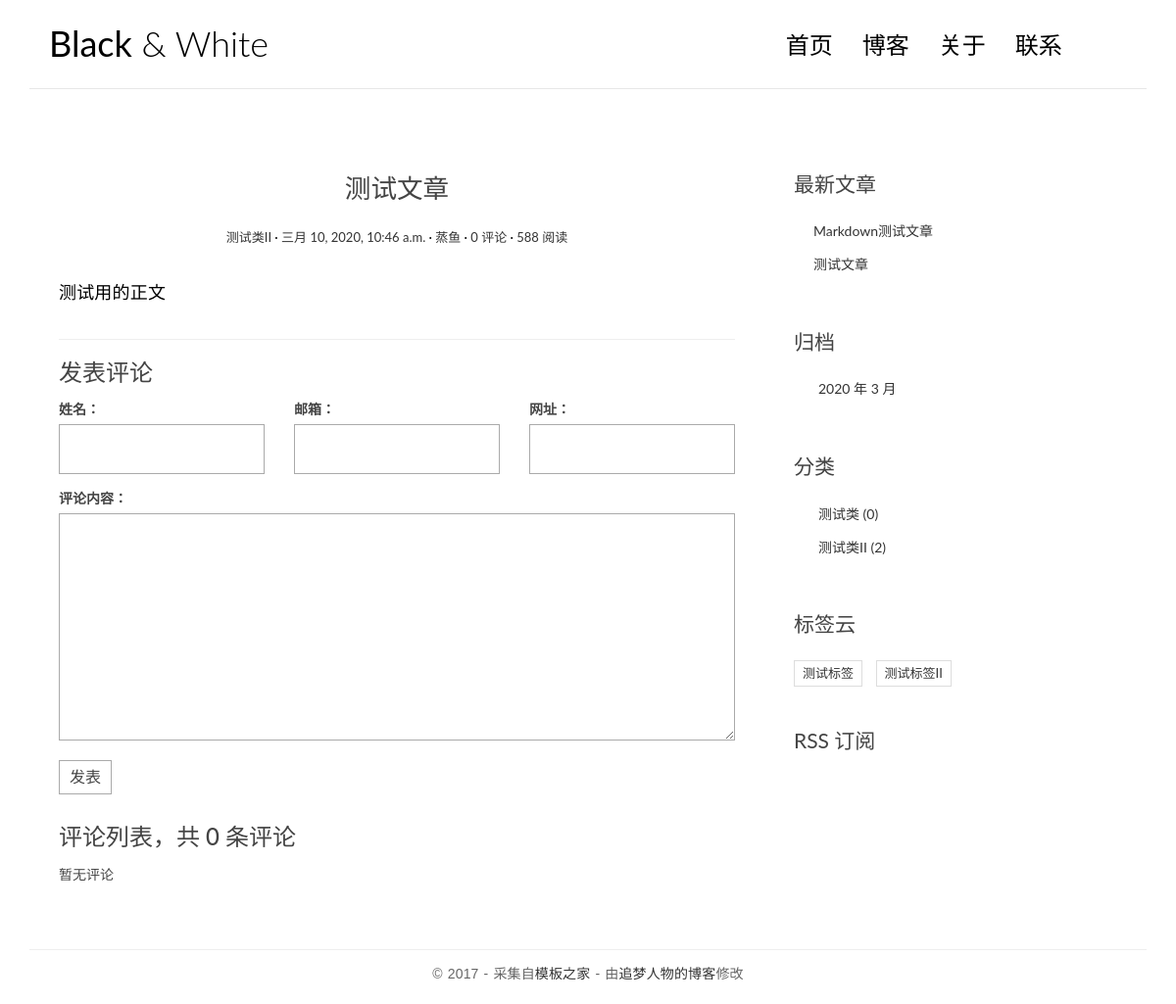
/posts/3/, run on the app's committed database.
### blog/models.py (models this page shows, shortened)
class Post(models.Model):
    title = models.CharField(max_length=70, verbose_name='标题')
    body = models.TextField(verbose_name='正文')
    excerpt = models.CharField(max_length=200, blank=True, verbose_name='文章摘要')
    created_time = models.DateTimeField(verbose_name='创建时间', default=timezone.now())
    modified_time = models.DateTimeField(verbose_name='修改时间')
    category = models.ForeignKey(Category, on_delete = models.CASCADE, verbose_name='分类')
    tag = models.ManyToManyField(Tag, blank=True, verbose_name='标签')
    author = models.ForeignKey(User, on_delete = models.CASCADE, verbose_name='作者')
    class Meta:
        db_table = 'post'
        verbose_name = '文章'
        verbose_name_plural = verbose_name
        ordering = ['-created_time']
    def get_absolute_url(self):
        return reverse('blog:detail', kwargs={'pk': self.pk})

class Category(models.Model):
    name = models.CharField(max_length=100, verbose_name='分类名')
    def __str__(self):
        return self.name
    class Meta:
        db_table = 'category'
        verbose_name = '分类'
        verbose_name_plural = verbose_name

class Tag(models.Model):
    name = models.CharField(max_length=100, verbose_name='标签名')
    class Meta:
        db_table = 'tag'
        verbose_name = '标签'
        verbose_name_plural = verbose_name

### blog/views.py (the view)
# urls.py: path('posts/<int:pk>/', views.detail, name='detail'),
def detail(request, pk):
    post = get_object_or_404(Post, pk=pk)
    md = markdown.Markdown(extensions=[
        'markdown.extensions.extra',
        'markdown.extensions.codehilite',
        TocExtension(slugify=slugify)
    ])
    post.body = md.convert(post.body)
    m = re.search(r'<div class="toc">\s*<ul>(.*)</ul>\s*</div>', md.toc, re.S)
    post.toc = m.group(1) if m is not None else ''
    return render(request, 'blog/detail.html', context={'post':post})

### comments/forms.py
class CommentForm(forms.ModelForm):
    class Meta:
        model = Comment
        fields = ['name', 'email', 'url', 'text']

### blog/templatetags/blog_extras.py (called while the page is built)
@register.inclusion_tag('blog/inclusions/_recent_posts.html', takes_context=True)
def show_recent_posts(context, num=5):
    return {
        'recent_post_list': Post.objects.all()[:num],
    }

@register.inclusion_tag('blog/inclusions/_archives.html', takes_context=True)
def show_archives(context):
    return {
        'date_list': Post.objects.dates('created_time', 'month', order='DESC'),
    }

@register.inclusion_tag('blog/inclusions/_categories.html', takes_context=True)
def show_categories(context):
    return {
        'category_list': Category.objects.all(),
    }

@register.inclusion_tag('blog/inclusions/_tags.html', takes_context=True)
def show_tags(context):
    return {
        'tag_list': Tag.objects.all(),
    }

### comments/templatetags/comments_extras.py (called while the page is built)
@register.inclusion_tag('comments/inclusions/_form.html', takes_context=True)
def show_comment_form(context, post, form=None):
    if form is None:
        form = CommentForm()
    return {
        'form':form,
        'post':post
    }

@register.inclusion_tag('comments/inclusions/_list.html', takes_context=True)
def show_comments(context, post):
    comment_list = post.comment_set.all()
    comment_count = comment_list.count()
    return {
        'comment_count': comment_count,
        'comment_list': comment_list,
    }

### templates/blog/detail.html (shortened to what this page needs)
{% extends "base.html" %}
{% load comments_extras %}
{% block main %}
    <article class="post post-1">
        <header class="entry-header">
            <h1 class="entry-title">{{ post.title }}</h1>
            <div class="entry-meta">
                <span class="post-category"><a href="#">{{ post.category }}</a></span>
                <span class="post-date"><a href="#"><time class="entry-date"
                    datetime="{{ post.created_time }}">{{ post.created_time }}</time></a></span>
                    <span class="post-author"><a href="#">{{ post.author }}</a></span>
                    <span class="comments-link"><a href="#comment-area">{{ post.comment_set.count }} 评论</a></span>
                    <span class="views-count"><a href="#">588 阅读</a></span>
                </div>
            </header>
            <div class="entry-content clearfix">
                {{ post.body|safe }}
            </div>
    </article>
    <section class="comment-area" id="comment-area">
        <hr>
        <h3>发表评论</h3>
        {% show_comment_form post%}
        <div class="comment-list-panel">
            {% show_comments post %}
        </div>
    </section>
{% endblock main %}

### templates/blog/inclusions/_recent_posts.html
<div class="widget widget-recent-posts">
    <h3 class="widget-title">最新文章</h3>
    <ul>
      {% for post in recent_post_list %}
        <li>
          <a href="{{ post.get_absolute_url }}">{{ post.title }}</a>
        </li>
      {% empty %}
        暂无文章！
      {% endfor %}
    </ul>
  </div>

### templates/blog/inclusions/_categories.html
<div class="widget widget-category">
    <h3 class="widget-title">分类</h3>
    <ul>
      {% for category in category_list %}
        <li>
          <a href="/categories/{{ category.pk }}">{{ category.name }} <span class="post-count">({{ category.post_set.count }})</span></a>
        </li>
      {% empty %}
        暂无分类！
      {% endfor %}
    </ul>
  </div>

### templates/blog/inclusions/_tags.html
<div class="widget widget-tag-cloud">
    <h3 class="widget-title">标签云</h3>
    <ul>
      {% for tag in tag_list %}
        <li>
          <a href="/tags/{{ tag.pk }}">{{ tag.name }}</a>
        </li>
      {% empty %}
        暂无标签！
      {% endfor %}
    </ul>
  </div>

### blog/static/blog/css/custom.css (style rules this page uses)
* { outline: none; }
h1, h2, h3, h4, h5, h6 { margin-top: 0; }
a { color: #333; }
body { color: #444; font-family: 'Lato', sans-serif; }
p { font-family: 'Ubuntu', sans-serif; font-weight: 400; word-spacing: 1px; letter-spacing: 0.01em; }
.post { background: #fff; padding: 30px 30px 0; }
.entry-title { text-align: center; font-size: 1.9em; margin-bottom: 20px; line-height: 1.6; padding: 10px 20px 0; }
.entry-meta { text-align: center; color: #DDDDDD; font-size: 13px; margin-bottom: 30px; }
.entry-content { font-size: 18px; line-height: 1.9; font-weight: 300; color: #000; }
.post-category::after, .post-date::after, .post-author::after, .comments-link::after { content: ' ·'; color: #000; }
.widget { background: #fff; padding: 30px 0 0; }
.widget-title { font-size: 1.5em; margin-bottom: 20px; line-height: 1.6; padding: 10px 0 0; font-weight: 400; }
.widget-recent-posts ul { padding: 0; margin: 0; padding-left: 20px; }
.widget-recent-posts ul li { list-style-type: none; position: relative; line-height: 170%; margin-bottom: 10px; }
.widget-recent-posts ul li::before { content: '\f3d3'; font-family: "Ionicons"; position: absolute; left: -17px; top: 3px; font-size: 16px; color: #000; }
.widget-category ul { padding: 0; margin: 0; padding-left: 25px; }
.widget-category ul li { list-style-type: none; position: relative; line-height: 170%; margin-bottom: 10px; }
.widget-category ul li::before { content: '\f3fe'; font-family: "Ionicons"; position: absolute; left: -25px; top: 1px; font-size: 18px; color: #000; }
.widget-tag-cloud ul { padding: 0; margin: 0; margin-right: -10px; }
.widget-tag-cloud ul li { list-style-type: none; font-size: 13px; display: inline-block; margin-right: 10px; margin-bottom: 10px; padding: 3px 8px; border: 1px solid #ddd; }
.contact-form input, .comment-form input { border: 1px solid #aaa; margin-bottom: 15px; width: 100%; padding: 15px 15px; font-size: 16px; line-height: 100%; transition: 0.4s border-color linear; }
.contact-form textarea, .comment-form textarea { border: 1px solid #aaa; margin-bottom: 15px; width: 100%; padding: 15px 15px; font-size: 16px; line-height: 20px !important; min-height: 183px; transition: 0.4s border-color linear; }
.comment-area { padding: 0 30px 0; }
.comment-list-panel { margin-top: 30px; }

### data on the page
Post: title "测试文章", category "测试类II", created_time "三月 10, 2020, 10:46 a.m.", author "蒸鱼", comment_set.count "0", body "测试用的正文"
Post: title "Markdown测试文章"
Category: name "测试类", post_set.count "0"
Category: name "测试类II", post_set.count "2"
Tag: name "测试标签"
Tag: name "测试标签II"

### other printed values
{{ comment_count }} "0"
{{ date.year }} "2020"
{{ date.month }} "3"
